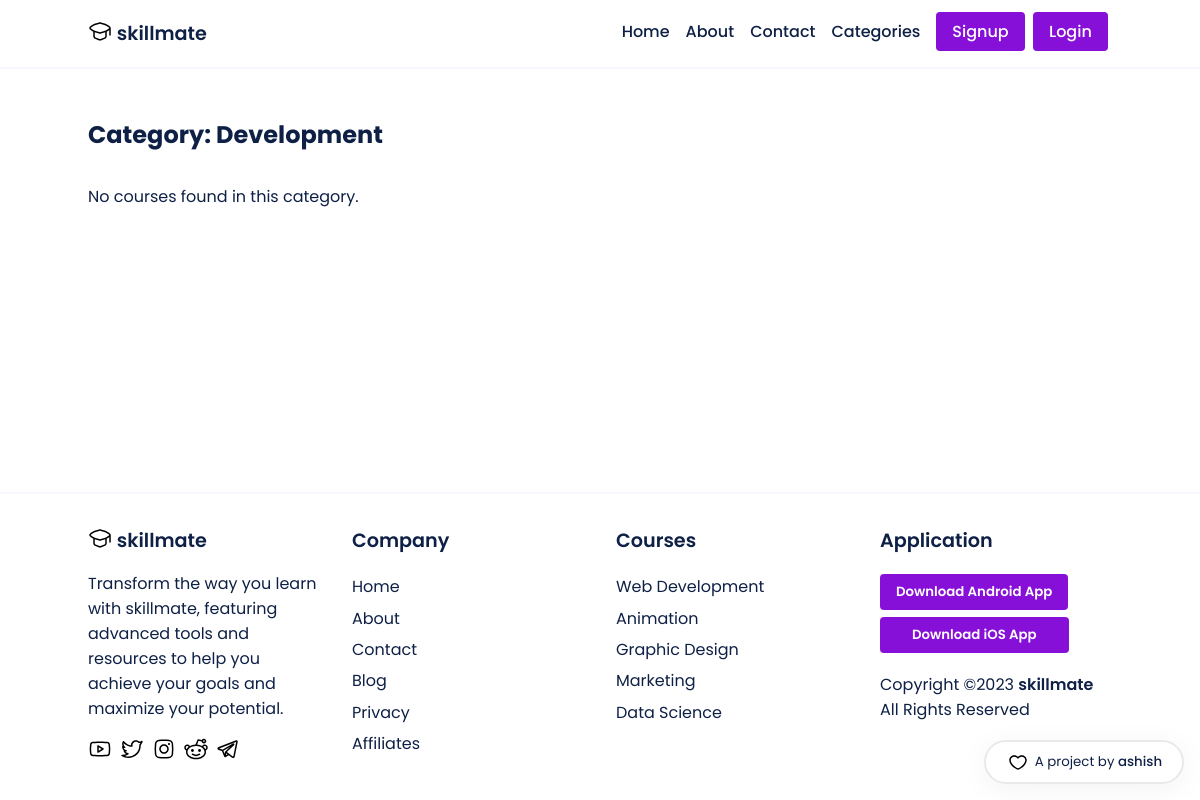
Before: /courses/Development/ with the older database file.
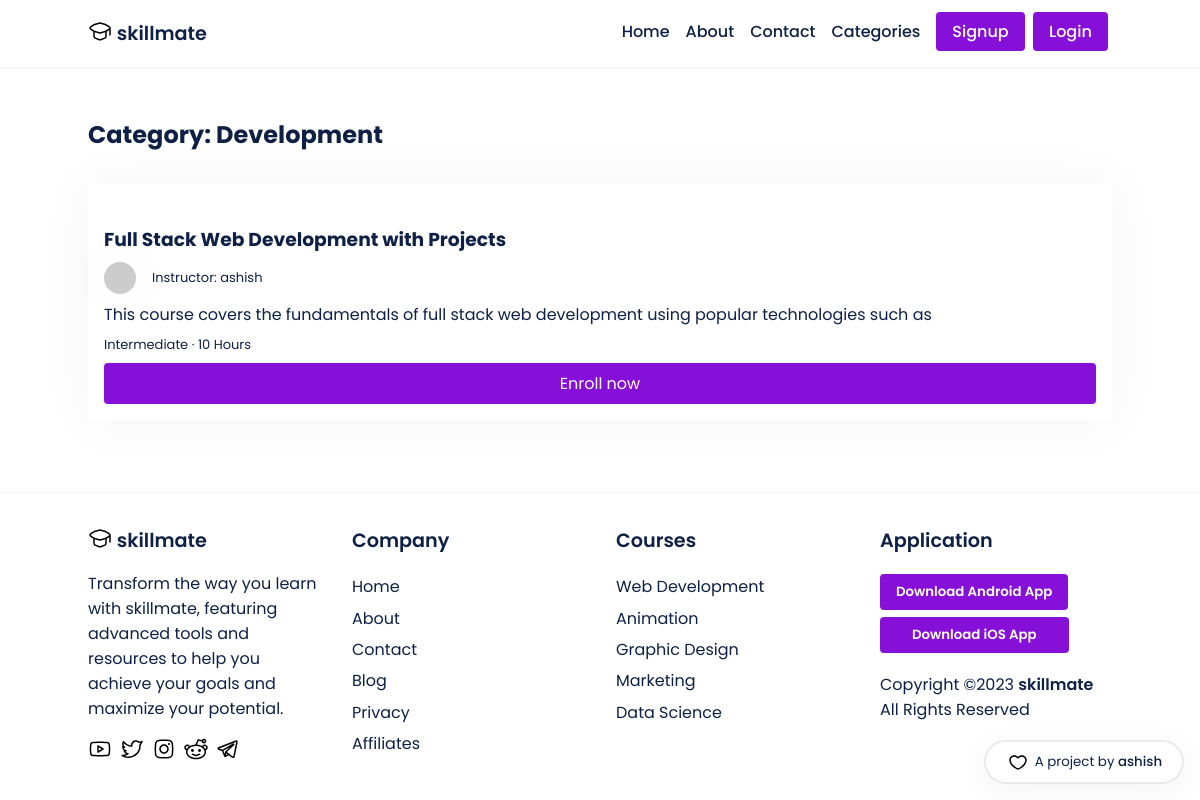
After: the same page with the newer database file.
### main/models.py (models this page shows, shortened)
class Course(models.Model):
    LEVEL_CHOICES = [
        ('Beginner', 'Beginner'),
        ('Intermediate', 'Intermediate'),
        ('Advanced', 'Advanced')
    ]
    id = models.AutoField(primary_key=True)
    title = models.CharField(max_length=255)
    slug = models.SlugField(unique=True)
    description = models.TextField()
    thumbnail = CloudinaryField('thumbnail')
    featured_video = CloudinaryField('featured_video')
    instructor = models.ForeignKey(User, on_delete=models.CASCADE, related_name='courses', default=None)
    created_at = models.DateTimeField(auto_now_add=True)
    updated_at = models.DateTimeField(auto_now=True)
    level = models.CharField(max_length=20, choices=LEVEL_CHOICES, default='Beginner')
    duration = models.CharField(max_length=10, default='0')
    category = models.CharField(max_length=255, default="uncategorized")
    price = models.DecimalField(max_digits=8, decimal_places=2, default=0.00)
    discount = models.DecimalField(max_digits=5, decimal_places=2, default=0.00)
    requirements = models.TextField(help_text='Enter the requirements for the course, separated by a comma.', default='')
    content = models.TextField(help_text='Enter the course content, separated by a comma.', default='')
    lesson_title = models.CharField(max_length=255, default='Lesson')
    lesson_video = CloudinaryField('lesson_video', null=True)
    students = models.ManyToManyField(User, related_name='enrolled_courses', blank=True)

### main/views.py (the view)
# urls.py: path('courses/<str:category>/', views.category, name='category'),
def category(request, category):
    courses = Course.objects.filter(category__iexact=category)
    context = {
        'category': category,
        'courses': courses
    }
    return render(request, 'category.html', context)

### templates/category.html (shortened to what this page needs)
{% extends 'base.html' %}
{% block content %}
<section>
  <div class="container">
    <h1 style='font-size: 1.5rem;'>Category: {{ category }}</h1>
      {% if courses %}
      <div class="courses">
        {% for course in courses %}
<div class="course">
<div class="course-thumbnail">
</div>
<div class="course-details">
    <a href="{% url 'course_details' instructor=course.instructor slug=course.slug %}"><h3>{{ course.title|slice:":80" }}</h3></a>
    <p style="display: inline-flex; column-gap: 1rem; justify-content: center; align-items: center;" class="instructor">
        <img class="instructor-img" src="https://api.dicebear.com/5.x/shapes/svg?seed={{ course.instructor }}">
        Instructor: {{ course.instructor }}
    </p>
    <p class="course-desc">{{ course.description|slice:":100" }}</p>
    <p class="course-lvl-time">
        {{ course.level }} &middot; {{ course.duration }} Hours
    </p>
    <a href="{% url 'course_details' instructor=course.instructor slug=course.slug %}" class="btn enroll-btn">Enroll now</a>
</div>
</div>
{% endfor %}
      {% else %}
        <div class="col-md-12">
          <p style='margin: 2rem 0;'>No courses found in this category.</p>
        </div>
      {% endif %}
    </div>
  </div>
</section>
{% endblock %}

Changed rows visible on the page:
added Course: category "Development", title "Full Stack Web Development with Projects", instructor "ashish", description "This course covers the fundamentals of full stack web development using popular technologies such as", level "Intermediate", duration "10"
Other visible differences:
{{ category }}: "Development" → (not shown)
text no longer shown: "No courses found in this category."
